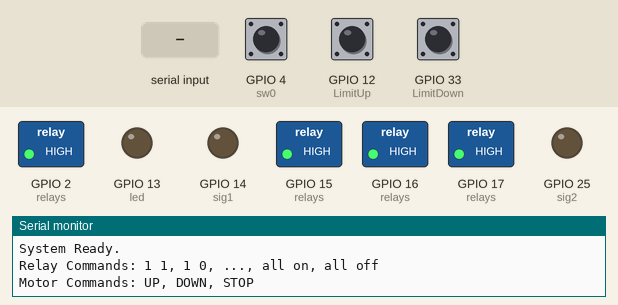
Recording of a sketch running on a simulated ESP32. Parts: switched loads named in the sketch (green lamp = pin HIGH), output pins drawn as LEDs (lit = HIGH), the last lines printed to the serial monitor. Inputs (shaded band) come from the test bench; at power-on: GPIO 4 (sw0) HIGH, GPIO 33 (LimitDown) HIGH, GPIO 12 (LimitUp) HIGH.

Above: at 1.2 s.
1.3 s: "UP\n" received over Serial
At 1.9 s:
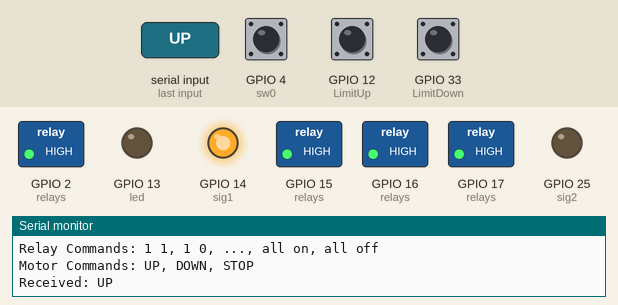
2.8 s: "DOWN\n" received over Serial
At 4.0 s:
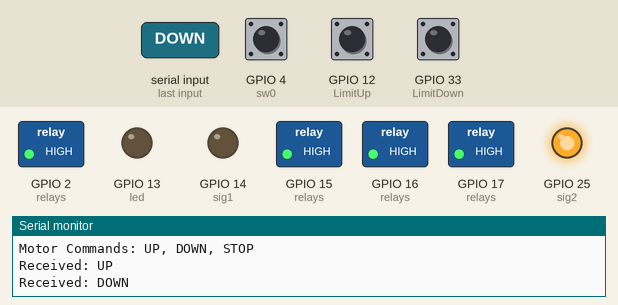
4.3 s: "all on\n" received over Serial
At 5.4 s:
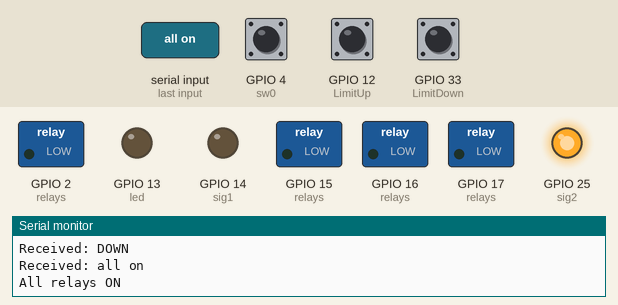
5.8 s: GPIO 4 (sw0) pulled LOW for 0.15 s
At 5.87 s:
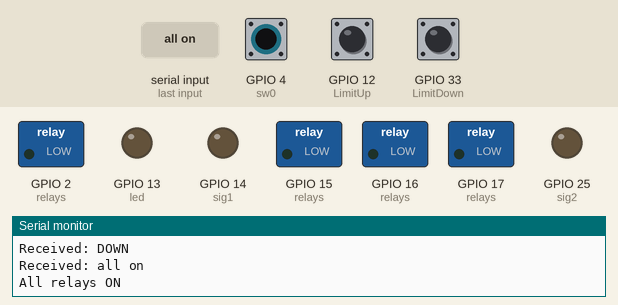
7.4 s: "30,150\n" received over Serial
At 7.7 s:
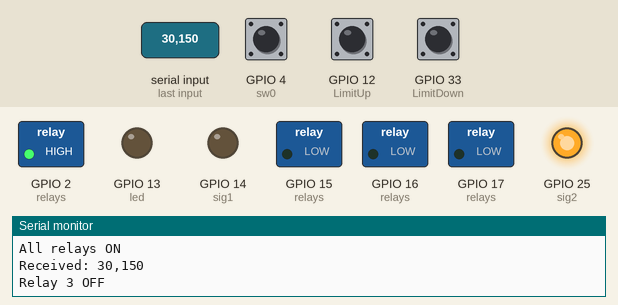
8.9 s: GPIO 33 (LimitDown) pulled LOW for 0.15 s
At 8.97 s:
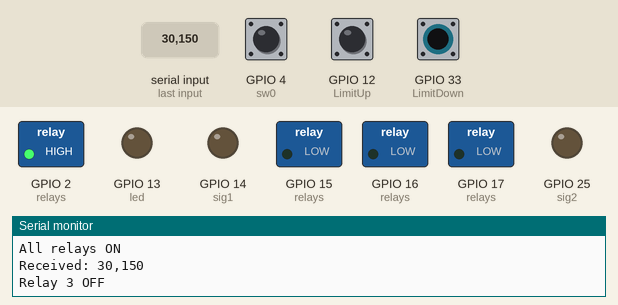
Timing chart, 0 to 11.5 s (numbered marks = the images above; inputs shaded):
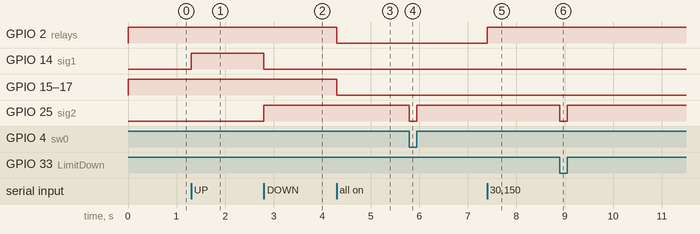

Measured:
- after the input at 1.3 s, GPIO 14 (sig1): LOW → HIGH at once
- after the input at 2.8 s, GPIO 14 (sig1): HIGH → LOW at once; GPIO 25 (sig2): LOW → HIGH at once
- after the input at 4.3 s, GPIO 2 (relays), GPIO 15 (relays), GPIO 16 (relays), GPIO 17 (relays): HIGH → LOW at once
- after the input at 5.8 s, GPIO 25 (sig2): HIGH → LOW at once, → HIGH 0.15 s later
- after the input at 7.4 s, GPIO 2 (relays): LOW → HIGH at once
- after the input at 8.9 s, GPIO 25 (sig2): HIGH → LOW at once, → HIGH 0.15 s later

The sketch:

code.ino
```cpp
//*****************************************************************************************//
//*  TITLE: Unified Relay & Motor Control System                                          *//
//*  AUTHORS: Mohamed Montasser & Omar Emad                                               *//
//*  DATE: 02 MAY 2026                                                                    *//
//*  DESCRIPTION: Combined lighting relay control and Lifting motor direction control.    *//
//*****************************************************************************************//

// --- Relay System Definitions ---
#define RELAY1 17   // FRONT
#define RELAY2 16   // RIGHT
#define RELAY3 2    // LEFT
#define RELAY4 15   // BACK
int relays[4] = {RELAY1, RELAY2, RELAY3, RELAY4};

// --- Motor System Definitions ---
#define sig1 14
#define sig2 25
#define led 13
#define sw0 4           // Emergency stop (active LOW)
#define LimitUp 12
#define LimitDown 33

// Motor State Variables
bool cmdUp  = true;  // true = not pressed (HIGH)
bool cmdDwn = true;  // true = not pressed (HIGH)

String command = "";

void setup() {
  // Common Serial Initialization (Using 115200 from Code 1)
  Serial.begin(115200);

  // Setup Relay Pins
  for (int i = 0; i < 4; i++) {
    pinMode(relays[i], OUTPUT);
    digitalWrite(relays[i], HIGH);  // All OFF initially (Active Low)
  }
  pinMode(12, OUTPUT); // Pin 12 from Code 1 setup
  digitalWrite(12, HIGH);

  // Setup Motor Pins
  pinMode(sig1, OUTPUT);
  pinMode(sig2, OUTPUT);
  pinMode(led, OUTPUT);
  pinMode(sw0, INPUT_PULLUP);
  pinMode(LimitUp, INPUT_PULLUP);
  pinMode(LimitDown, INPUT_PULLUP);

  Serial.println("System Ready.");
  Serial.println("Relay Commands: 1 1, 1 0, ..., all on, all off");
  Serial.println("Motor Commands: UP, DOWN, STOP");
}

void loop() {
  // ===============================
  // SERIAL COMMAND PROCESSING
  // ===============================
  if (Serial.available()) {
    command = Serial.readStringUntil('\n');
    command.trim();

    Serial.print("Received: ");
    Serial.println(command);

    // --- Motor Control Commands ---
    String motorCmd = command;
    motorCmd.toUpperCase();
    if (motorCmd == "UP") {
      cmdUp  = false;
      cmdDwn = true;
    }
    else if (motorCmd == "DOWN") {
      cmdUp  = true;
      cmdDwn = false;
    }
    else if (motorCmd == "STOP") {
      cmdUp  = true;
      cmdDwn = true;
    }

    // --- Relay Control Commands ---
    // ALL ON
    if (command.equalsIgnoreCase("all on")) {
      for (int i = 0; i < 4; i++) digitalWrite(relays[i], LOW);
      Serial.println("All relays ON");
    }
    // ALL OFF
    else if (command.equalsIgnoreCase("all off")) {
      for (int i = 0; i < 4; i++) digitalWrite(relays[i], HIGH);
      Serial.println("All relays OFF");
    }
    // Individual relay control (e.g., "1 1" or "2 0")
    else if (command.length() >= 3 && isDigit(command.charAt(0))) {
      int channel = command.charAt(0) - '0';
      if (channel >= 1 && channel <= 4) {
        if (command.endsWith("1")) {
          digitalWrite(relays[channel - 1], LOW);
          Serial.print("Relay "); Serial.print(channel); Serial.println(" ON");
        }
        else if (command.endsWith("0")) {
          digitalWrite(relays[channel - 1], HIGH);
          Serial.print("Relay "); Serial.print(channel); Serial.println(" OFF");
        }
      }
    }
  }

  // ===============================
  // MOTOR ALGORITHM (UNCHANGED)
  // ===============================
  if (digitalRead(sw0) == 0) {
    digitalWrite(sig1, LOW);
    digitalWrite(sig2, LOW);
  }
  else if (digitalRead(LimitUp) == 0 && cmdDwn == false && cmdUp == true) {
    digitalWrite(sig1, LOW);
    digitalWrite(sig2, HIGH);
  }
  else if (digitalRead(LimitDown) == 0 && cmdDwn == true && cmdUp == false) {
    digitalWrite(sig1, HIGH);
    digitalWrite(sig2, LOW);
  }
  else if (digitalRead(LimitUp) == 0 || digitalRead(LimitDown) == 0) {
    digitalWrite(sig1, LOW);
    digitalWrite(sig2, LOW);
  }
  else if (cmdUp == false && cmdDwn == true) {
    digitalWrite(sig1, HIGH);
    digitalWrite(sig2, LOW);
  }
  else if (cmdDwn == false && cmdUp == true) {
    digitalWrite(sig1, LOW);
    digitalWrite(sig2, HIGH);
  }
  else {
    digitalWrite(sig1, LOW);
    digitalWrite(sig2, LOW);
  }
}
```
